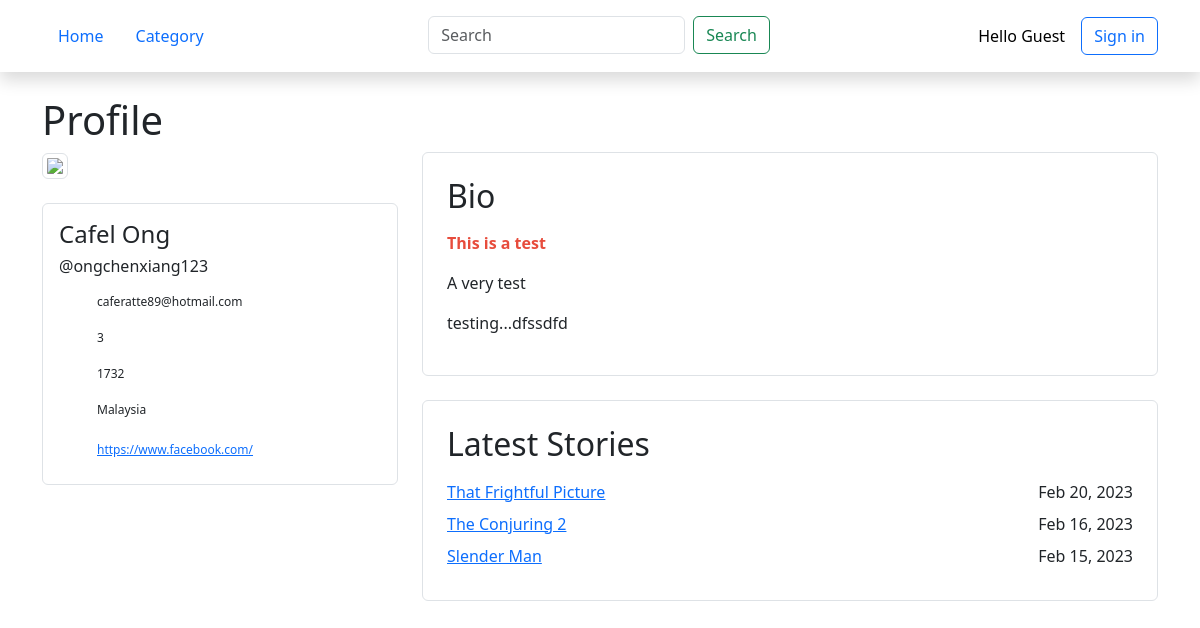
The app's page /oldstimes/profile/ongchenxiang123, older data.
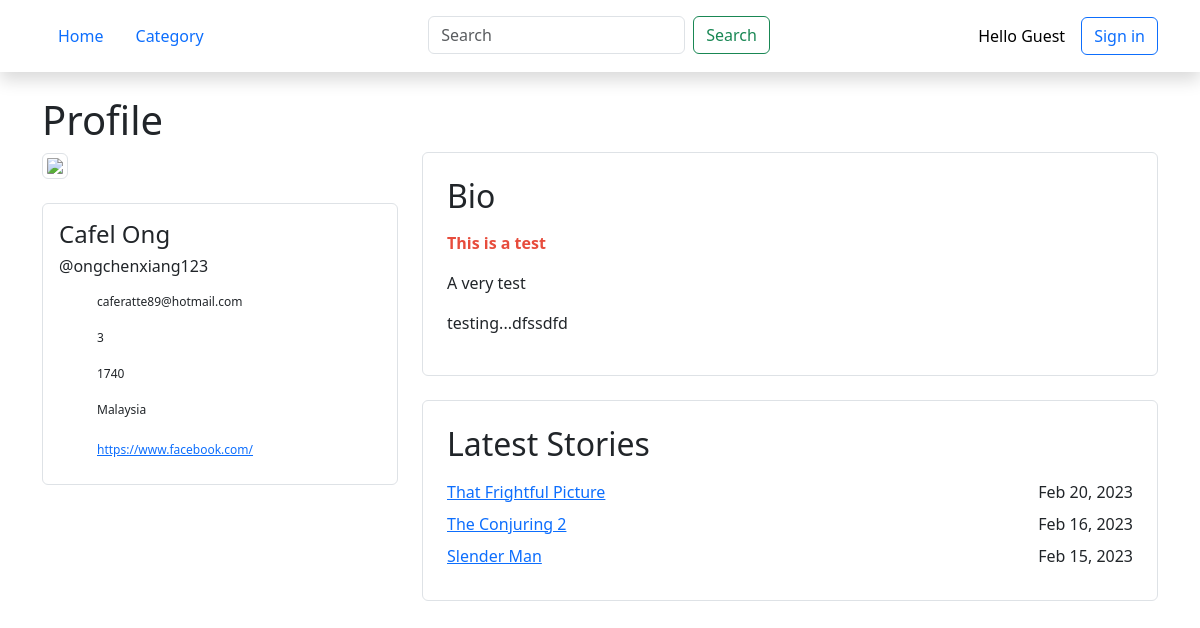
The same page, newer data.
### old_straits_times/models.py (models this page shows, shortened)
class Author(AbstractUser):
    bio = RichTextField()
    country = models.CharField(max_length=60, default="")
    social1 = models.CharField(max_length=120, default="")
    social2 = models.CharField(max_length=120, default="")
    social3 = models.CharField(max_length=120, default="")
    social4 = models.CharField(max_length=120, default="")
    def stories(self):
        return Story.objects.filter(author=self.pk).order_by('-date_published')
    def stories_count(self):
        return self.stories().count()
    def total_views(self):
        return sum([story.views_total for story in self.stories()])

class Story(models.Model):
    title = models.CharField(max_length=50)
    author = models.ForeignKey(Author, on_delete=models.CASCADE)
    genre = models.ManyToManyField(Genre)
    abstract = models.TextField(max_length=250, blank=True,
                                   validators=[MaxLengthValidator(250)])
    date_published = models.DateTimeField('date published', auto_now_add=True)
    date_last_updated = models.DateTimeField('date last updated')
    views_in_week = models.IntegerField(default=0)
    views_total = models.IntegerField(default=0)
    content = RichTextField()
    def get_genre(self):
        return ", ".join([s.name for s in self.genre.all()])
    get_genre.short_description = 'Genre'

### old_straits_times/views.py (the view)
# urls.py: path('profile/<slug:author_username>', views.profile, name='profile'),
def profile(request, author_username):
    template_name = 'old_straits_times/profile.html'
    authorData = get_object_or_404(Author, username=author_username)
    return render(request, template_name, {
        "author": authorData
    })

### old_straits_times/templates/old_straits_times/profile.html (shortened to what this page needs)
{% extends './base.html' %}
{% block content %}
    <div>
        <h1>Profile</h1>
        <div class="row">
            <div class="col-12 col-md-4 lg:col-3 mb-4 mb-md-0">
                <div class="mb-4">
                    <img class="img-thumbnail" src="https://media.istockphoto.com/id/1300845620/vector/user-icon-flat-isolated-on-white-background-user-symbol-vector-illustration.jpg?s=1024x1024&w=is&k=20&c=-mUWsTSENkugJ3qs5covpaj-bhYpxXY-v9RDpzsw504=" />
                </div>
                <div class="border rounded p-3">
                    <h4>{{ author.first_name }} {{ author.last_name }}</h4>
                    <h6>@{{ author.username }}</h6>
                    <div class="author-profile-table py-2">
                        <div>
                            <span class="fs-7">{{ author.email }}</span>
                        </div>
                        <div>
                            <span class="fs-7">{{ author.stories_count }}</span>
                        </div>
                        <div>
                            <span class="fs-7">{{ author.total_views }}</span>
                        </div>
                        <div>
                            <span id="countryText" class="fs-7"></span>
                        </div>
                        {% if author.social1 %}
                            <div>
                                <a href="{{ author.social1 }}"><span class="fs-7">{{ author.social1 }}</span></a>
                            </div>
                        {% endif %}
                    </div>
                </div>
            </div>
            <div class="col">
                <div class="border rounded p-4 mb-4">
                    <h2 class="pb-2">Bio</h2>
                    <div>
                        {% if author.bio %}
                            {{ author.bio|safe }}
                        {% else %}
                            This user hasn't written anything...
                        {% endif %}
                    </div>
                </div>
                <div class="border rounded p-4">
                    <h2 class="pb-2">Latest Stories</h2>
                    {% for story in author.stories|slice:":5" %}
                        <div class="d-flex justify-content-between mb-2">
                            <a href="{% url 'oldstimes:story' story.pk %}">
                                <span>{{ story.title }}</span>
                            </a>
                            <span>{{ story.date_published|date:"M d, Y" }}</span>
                        </div>
                    {% endfor %}
                </div>
            </div>
        </div>
    </div>
{% endblock content %}

Row changes from the older to the newer data that the page shows:
changed through a linked row, Author "Cafel": total_views "1732" → "1740"
